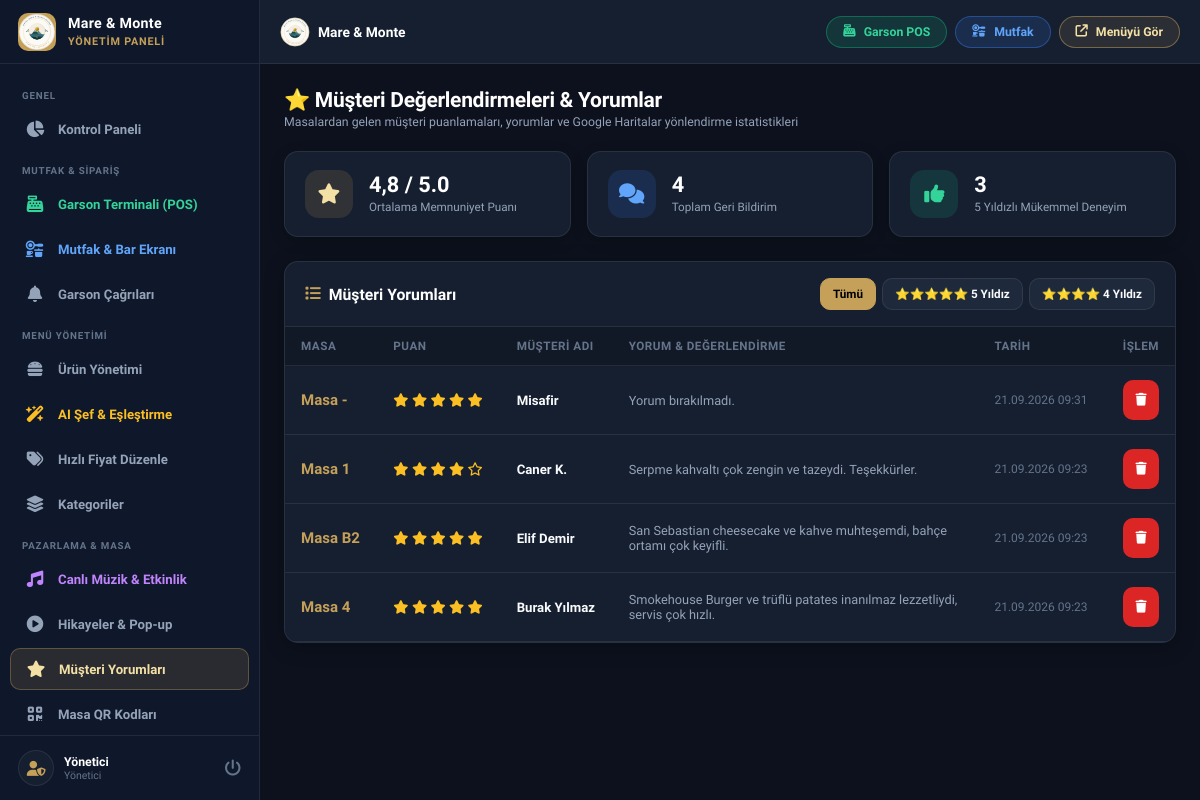
The page /admin/feedback.php (signed in) on the database as committed earlier.
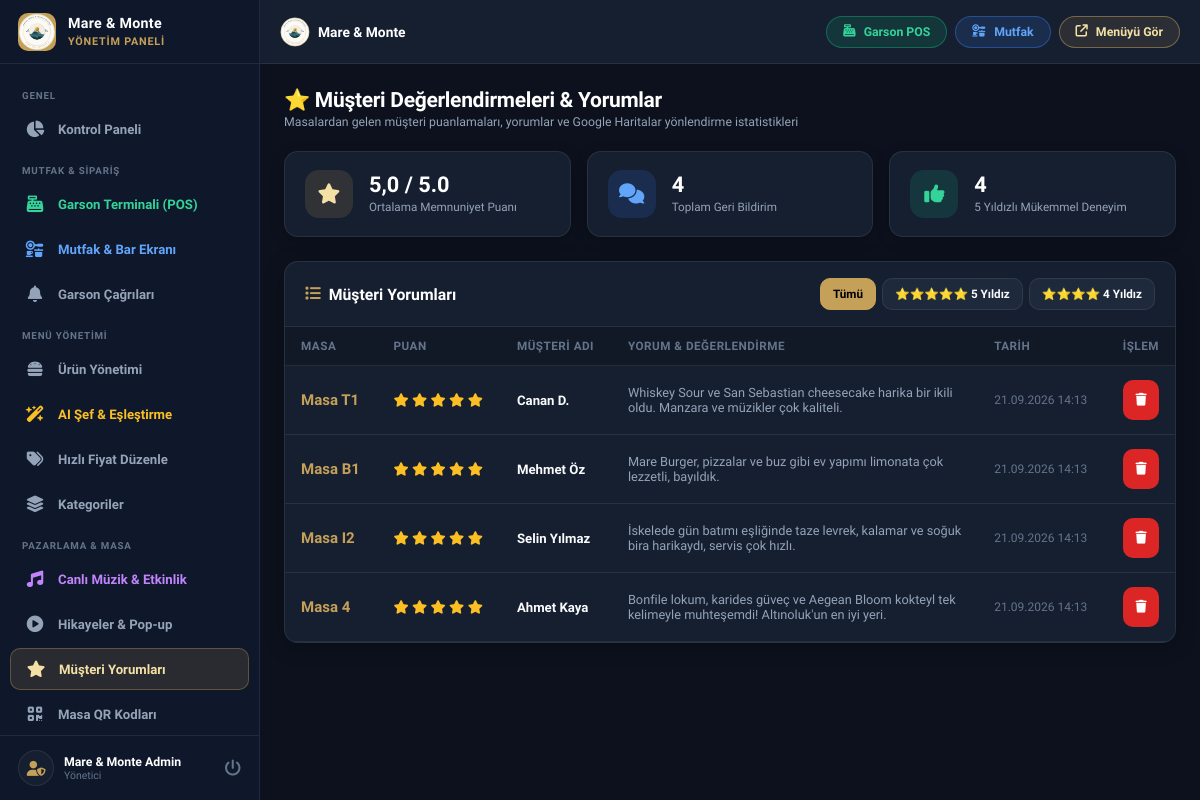
The same page on the database as committed later.
### tables this page shows
CREATE TABLE feedback (
        id INTEGER PRIMARY KEY AUTOINCREMENT,
        table_number VARCHAR(50) DEFAULT '',
        rating INT NOT NULL DEFAULT 5,
        name VARCHAR(100) DEFAULT '',
        comment TEXT,
        is_read INT DEFAULT 0,
        created_at DATETIME DEFAULT CURRENT_TIMESTAMP
    );

### admin/feedback.php (the view, shortened to what the changed rows need)
<?php
require_once __DIR__ . '/header.php';
$avgRating = $pdo->query("SELECT AVG(rating) FROM feedback")->fetchColumn();
$fiveStarsCount = $pdo->query("SELECT COUNT(*) FROM feedback WHERE rating = 5")->fetchColumn();
$query = "SELECT * FROM feedback";
$query .= " ORDER BY id DESC";
$feedbacks = $pdo->query($query)->fetchAll();
?>
<div class="page-header">
    <div class="page-title">
        <h1>⭐ Müşteri Değerlendirmeleri & Yorumlar</h1>
    </div>
</div>
<div class="stats-grid">
    <div class="stat-card">
        <div class="stat-data">
            <h3><?php echo number_format((float)$avgRating, 1, ',', '.'); ?> / 5.0</h3>
            <span>Ortalama Memnuniyet Puanı</span>
        </div>
    </div>
    <div class="stat-card">
        <div class="stat-data">
            <h3><?php echo (int)$fiveStarsCount; ?></h3>
            <span>5 Yıldızlı Mükemmel Deneyim</span>
        </div>
    </div>
</div>
<div class="card">
    <div class="card-body" style="padding: 0;">
        <div class="table-responsive desktop-table-view">
            <table class="admin-table">
                <thead>
                    <tr>
                        <th>Masa</th>
                        <th>Puan</th>
                        <th>Müşteri Adı</th>
                        <th>Yorum & Değerlendirme</th>
                        <th>Tarih</th>
                        <th style="text-align: right;">İşlem</th>
                    </tr>
                </thead>
                <tbody>
                    <?php if (empty($feedbacks)): ?>
                        <tr>
                            <td colspan="6" style="text-align: center; padding: 32px; color: var(--text-dim);">
                                Henüz değerlendirme bulunmamaktadır.
                            </td>
                        </tr>
                    <?php else: ?>
                        <?php foreach ($feedbacks as $fb): ?>
                            <tr id="row-feedback-<?php echo $fb['id']; ?>">
                                <td>
                                    <strong style="color:var(--primary); font-size:1rem;">Masa <?php echo htmlspecialchars($fb['table_number'] ?: '-'); ?></strong>
                                </td>
                                <td>
                                    <div style="color: #fbbf24; font-size: 0.9rem;">
                                        <?php for ($i=1; $i<=5; $i++): ?>
                                            <i class="<?php echo $i <= $fb['rating'] ? 'fas fa-star' : 'far fa-star'; ?>"></i>
                                        <?php endfor; ?>
                                    </div>
                                </td>
                                <td><strong><?php echo htmlspecialchars($fb['name'] ?: 'Misafir'); ?></strong></td>
                                <td style="color: var(--text-muted); font-size: 0.85rem; max-width: 360px;">
                                    <?php echo htmlspecialchars($fb['comment'] ?: 'Yorum bırakılmadı.'); ?>
                                </td>
                                <td style="font-size: 0.8rem; color: var(--text-dim);">
                                    <?php echo date('d.m.Y H:i', strtotime($fb['created_at'])); ?>
                                </td>
                                <td style="text-align: right;">
                                    <button type="button" class="btn btn-danger btn-icon" onclick="deleteFeedback(<?php echo $fb['id']; ?>)">
                                        <i class="fas fa-trash"></i>
                                    </button>
                                </td>
                            </tr>
                        <?php endforeach; ?>
                    <?php endif; ?>
                </tbody>
            </table>
        </div>
    </div>
</div>
<?php require_once __DIR__ . '/footer.php'; ?>

### admin/header.php (shortened to what the changed rows need)
<?php
$adminName = $_SESSION['admin_name'] ?? 'Yönetici';
?>
<!DOCTYPE html>
<html lang="tr">
<head>
    <link rel="stylesheet" href="https://cdnjs.cloudflare.com/ajax/libs/font-awesome/6.4.0/css/all.min.css">
    <link rel="stylesheet" href="../assets/css/admin.css?v=<?php echo time(); ?>">
</head>
<body>
    <aside class="admin-sidebar" id="adminSidebar">
        <div class="sidebar-header">
            <div class="sidebar-brand-text">
                <h2>Mare &amp; Monte</h2>
            </div>
        </div>
        <div class="sidebar-footer">
            <div class="admin-profile">
                <div>
                    <div class="admin-name"><?php echo htmlspecialchars($adminName); ?></div>
                    <div class="admin-role">Yönetici</div>
                </div>
            </div>
        </div>
    </aside>
    <div class="admin-main">
        <main class="admin-content">

Rows that differ between the two databases and show on the page:
removed feedback: table_number "-", rating 5 (drawn), name "Misafir", comment "Yorum bırakılmadı.", created_at "21.09.2026 09:31"
removed feedback: table_number "1", rating 4 (drawn), name "Caner K.", comment "Serpme kahvaltı çok zengin ve tazeydi. Teşekkürler.", created_at "21.09.2026 09:23"
added feedback: table_number "T1", rating 5 (drawn), name "Canan D.", comment "Whiskey Sour ve San Sebastian cheesecake harika bir ikili oldu. Manzara ve müzikler çok kaliteli.", created_at "21.09.2026 14:13"
added feedback: table_number "B1", rating 5 (drawn), name "Mehmet Öz", comment "Mare Burger, pizzalar ve buz gibi ev yapımı limonata çok lezzetli, bayıldık.", created_at "21.09.2026 14:13"
changed feedback: table_number "B2" → "I2"; name "Elif Demir" → "Selin Yılmaz"; comment "San Sebastian cheesecake ve kahve muhteşemdi, bahçe ortamı çok keyifli." → "İskelede gün batımı eşliğinde taze levrek, kalamar ve soğuk bira harikaydı, servis çok hızlı."; created_at "21.09.2026 09:23" → "21.09.2026 14:13"
changed feedback: name "Burak Yılmaz" → "Ahmet Kaya"; comment "Smokehouse Burger ve trüflü patates inanılmaz lezzetliydi, servis çok hızlı." → "Bonfile lokum, karides güveç ve Aegean Bloom kokteyl tek kelimeyle muhteşemdi! Altınoluk'un en iyi yeri."; created_at "21.09.2026 09:23" → "21.09.2026 14:13"
Other text that changed with them:
$adminName: "Yönetici" → "Mare & Monte Admin"
$avgRating: "4,8" → "5,0"
$fiveStarsCount: "3" → "4"
